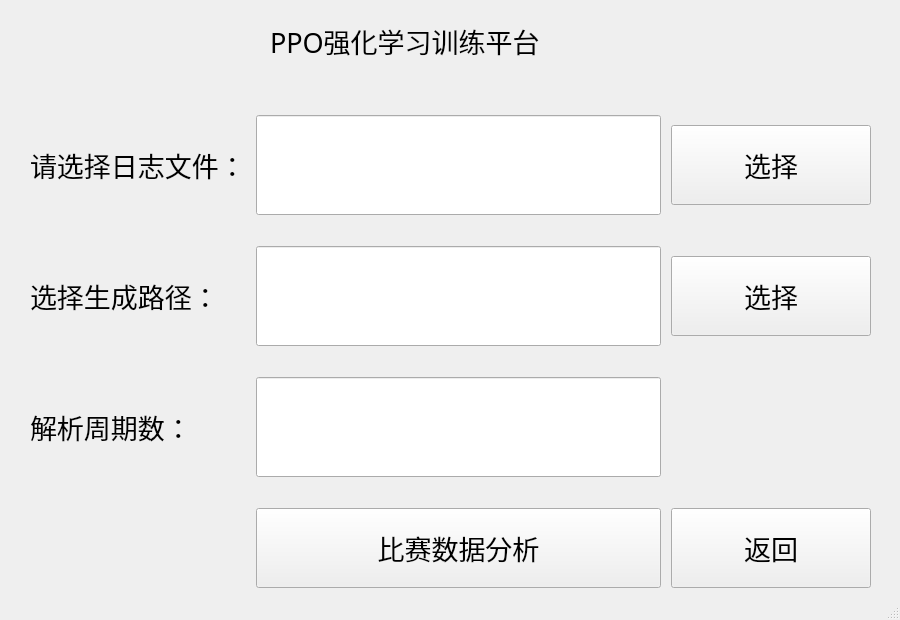
<?xml version="1.0" encoding="UTF-8"?>
<ui version="4.0">
 <class>Analysis</class>
 <widget class="QMainWindow" name="Analysis">
  <property name="geometry">
   <rect>
    <x>0</x>
    <y>0</y>
    <width>900</width>
    <height>620</height>
   </rect>
  </property>
  <property name="minimumSize">
   <size>
    <width>900</width>
    <height>620</height>
   </size>
  </property>
  <property name="maximumSize">
   <size>
    <width>900</width>
    <height>620</height>
   </size>
  </property>
  <property name="windowTitle">
   <string>MainWindow</string>
  </property>
  <widget class="QWidget" name="centralwidget">
   <widget class="QLabel" name="label">
    <property name="geometry">
     <rect>
      <x>270</x>
      <y>0</y>
      <width>271</width>
      <height>81</height>
     </rect>
    </property>
    <property name="sizePolicy">
     <sizepolicy hsizetype="Fixed" vsizetype="Fixed">
      <horstretch>0</horstretch>
      <verstretch>0</verstretch>
     </sizepolicy>
    </property>
    <property name="font">
     <font>
      <family>aakar</family>
      <pointsize>20</pointsize>
     </font>
    </property>
    <property name="text">
     <string>PPO强化学习训练平台</string>
    </property>
   </widget>
   <widget class="QWidget" name="gridLayoutWidget">
    <property name="geometry">
     <rect>
      <x>20</x>
      <y>90</y>
      <width>861</width>
      <height>526</height>
     </rect>
    </property>
    <layout class="QGridLayout" name="gridLayout">
     <property name="sizeConstraint">
      <enum>QLayout::SizeConstraint::SetDefaultConstraint</enum>
     </property>
     <property name="leftMargin">
      <number>10</number>
     </property>
     <property name="topMargin">
      <number>0</number>
     </property>
     <property name="rightMargin">
      <number>10</number>
     </property>
     <property name="bottomMargin">
      <number>0</number>
     </property>
     <property name="horizontalSpacing">
      <number>10</number>
     </property>
     <property name="verticalSpacing">
      <number>6</number>
     </property>
     <item row="3" column="2">
      <widget class="QPushButton" name="back">
       <property name="sizePolicy">
        <sizepolicy hsizetype="Fixed" vsizetype="Fixed">
         <horstretch>0</horstretch>
         <verstretch>0</verstretch>
        </sizepolicy>
       </property>
       <property name="minimumSize">
        <size>
         <width>200</width>
         <height>80</height>
        </size>
       </property>
       <property name="maximumSize">
        <size>
         <width>200</width>
         <height>80</height>
        </size>
       </property>
       <property name="font">
        <font>
         <pointsize>20</pointsize>
        </font>
       </property>
       <property name="text">
        <string>返回</string>
       </property>
      </widget>
     </item>
     <item row="0" column="2">
      <widget class="QPushButton" name="input_choose">
       <property name="sizePolicy">
        <sizepolicy hsizetype="Fixed" vsizetype="Fixed">
         <horstretch>0</horstretch>
         <verstretch>0</verstretch>
        </sizepolicy>
       </property>
       <property name="minimumSize">
        <size>
         <width>200</width>
         <height>80</height>
        </size>
       </property>
       <property name="maximumSize">
        <size>
         <width>0</width>
         <height>80</height>
        </size>
       </property>
       <property name="font">
        <font>
         <pointsize>20</pointsize>
        </font>
       </property>
       <property name="text">
        <string>选择</string>
       </property>
      </widget>
     </item>
     <item row="0" column="0">
      <widget class="QLabel" name="label_2">
       <property name="sizePolicy">
        <sizepolicy hsizetype="Fixed" vsizetype="Fixed">
         <horstretch>0</horstretch>
         <verstretch>0</verstretch>
        </sizepolicy>
       </property>
       <property name="font">
        <font>
         <pointsize>20</pointsize>
        </font>
       </property>
       <property name="text">
        <string>请选择日志文件：</string>
       </property>
      </widget>
     </item>
     <item row="2" column="1">
      <widget class="QLineEdit" name="cycle">
       <property name="sizePolicy">
        <sizepolicy hsizetype="Expanding" vsizetype="Fixed">
         <horstretch>0</horstretch>
         <verstretch>0</verstretch>
        </sizepolicy>
       </property>
       <property name="minimumSize">
        <size>
         <width>0</width>
         <height>100</height>
        </size>
       </property>
       <property name="maximumSize">
        <size>
         <width>16777215</width>
         <height>100</height>
        </size>
       </property>
       <property name="font">
        <font>
         <pointsize>20</pointsize>
        </font>
       </property>
      </widget>
     </item>
     <item row="0" column="1">
      <widget class="QLineEdit" name="input">
       <property name="minimumSize">
        <size>
         <width>0</width>
         <height>100</height>
        </size>
       </property>
       <property name="maximumSize">
        <size>
         <width>16777215</width>
         <height>100</height>
        </size>
       </property>
       <property name="font">
        <font>
         <pointsize>20</pointsize>
        </font>
       </property>
       <property name="readOnly">
        <bool>true</bool>
       </property>
      </widget>
     </item>
     <item row="1" column="0">
      <widget class="QLabel" name="label_3">
       <property name="sizePolicy">
        <sizepolicy hsizetype="Fixed" vsizetype="Fixed">
         <horstretch>0</horstretch>
         <verstretch>0</verstretch>
        </sizepolicy>
       </property>
       <property name="font">
        <font>
         <pointsize>20</pointsize>
        </font>
       </property>
       <property name="text">
        <string>选择生成路径：</string>
       </property>
      </widget>
     </item>
     <item row="1" column="2">
      <widget class="QPushButton" name="output_choose">
       <property name="sizePolicy">
        <sizepolicy hsizetype="Fixed" vsizetype="Fixed">
         <horstretch>0</horstretch>
         <verstretch>0</verstretch>
        </sizepolicy>
       </property>
       <property name="minimumSize">
        <size>
         <width>200</width>
         <height>80</height>
        </size>
       </property>
       <property name="maximumSize">
        <size>
         <width>200</width>
         <height>80</height>
        </size>
       </property>
       <property name="font">
        <font>
         <pointsize>20</pointsize>
        </font>
       </property>
       <property name="text">
        <string>选择</string>
       </property>
      </widget>
     </item>
     <item row="1" column="1">
      <widget class="QLineEdit" name="output">
       <property name="minimumSize">
        <size>
         <width>0</width>
         <height>100</height>
        </size>
       </property>
       <property name="maximumSize">
        <size>
         <width>16777215</width>
         <height>100</height>
        </size>
       </property>
       <property name="font">
        <font>
         <pointsize>20</pointsize>
        </font>
       </property>
       <property name="readOnly">
        <bool>true</bool>
       </property>
      </widget>
     </item>
     <item row="2" column="0">
      <widget class="QLabel" name="label_4">
       <property name="sizePolicy">
        <sizepolicy hsizetype="Fixed" vsizetype="Fixed">
         <horstretch>0</horstretch>
         <verstretch>0</verstretch>
        </sizepolicy>
       </property>
       <property name="font">
        <font>
         <pointsize>20</pointsize>
        </font>
       </property>
       <property name="text">
        <string>解析周期数：</string>
       </property>
      </widget>
     </item>
     <item row="3" column="1">
      <widget class="QPushButton" name="start">
       <property name="sizePolicy">
        <sizepolicy hsizetype="Expanding" vsizetype="Fixed">
         <horstretch>0</horstretch>
         <verstretch>0</verstretch>
        </sizepolicy>
       </property>
       <property name="minimumSize">
        <size>
         <width>0</width>
         <height>80</height>
        </size>
       </property>
       <property name="maximumSize">
        <size>
         <width>16777215</width>
         <height>80</height>
        </size>
       </property>
       <property name="font">
        <font>
         <pointsize>20</pointsize>
        </font>
       </property>
       <property name="text">
        <string>比赛数据分析</string>
       </property>
      </widget>
     </item>
    </layout>
   </widget>
  </widget>
  <widget class="QMenuBar" name="menubar">
   <property name="geometry">
    <rect>
     <x>0</x>
     <y>0</y>
     <width>900</width>
     <height>27</height>
    </rect>
   </property>
  </widget>
  <widget class="QStatusBar" name="statusbar"/>
 </widget>
 <resources/>
 <connections/>
</ui>
